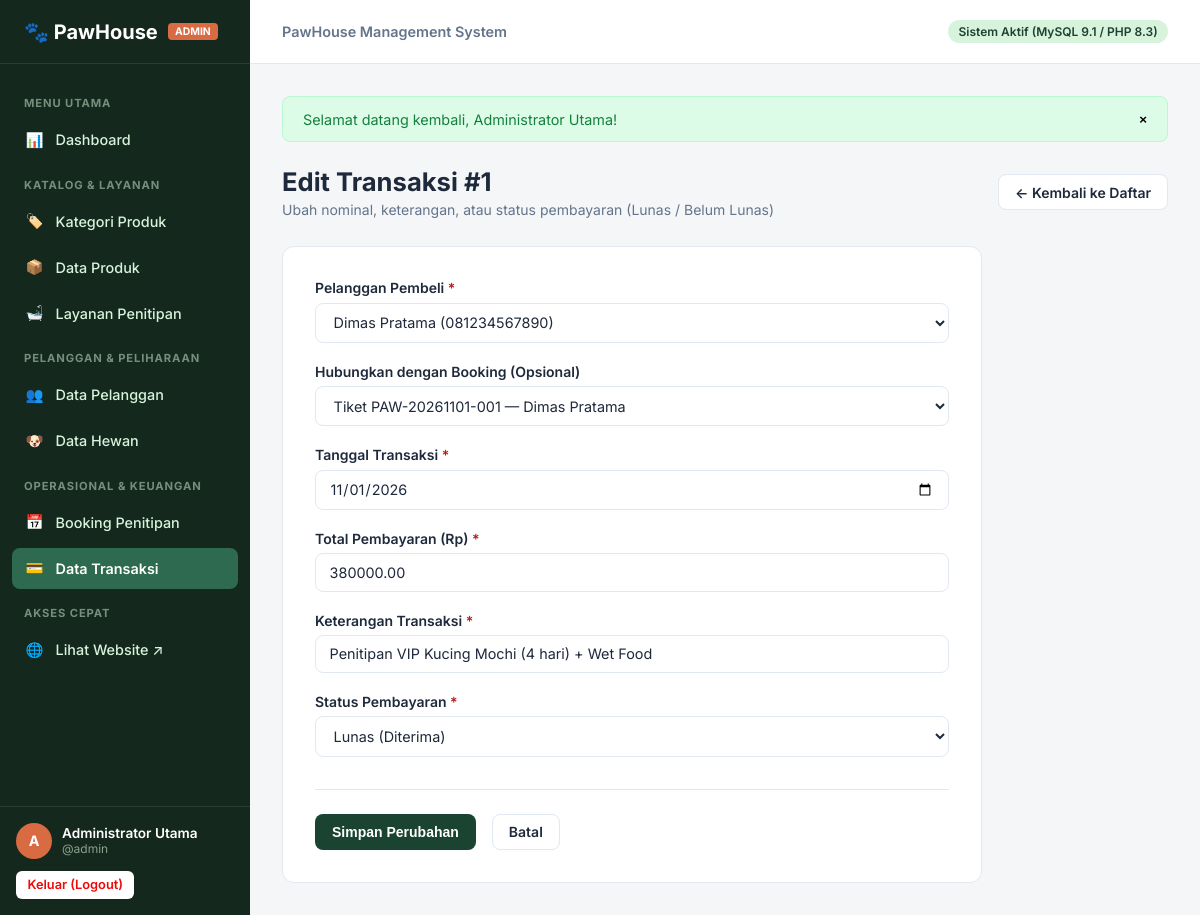
The app's page /admin/transactions/edit.php?id=1 (signed in) with its own data.
### tables this page shows
CREATE TABLE `transactions` (
  `id` INT AUTO_INCREMENT PRIMARY KEY,
  `customer_id` INT NOT NULL,
  `booking_id` INT NULL,
  `transaction_date` DATE NOT NULL,
  `description` VARCHAR(255) NOT NULL,
  `total` DECIMAL(12,2) NOT NULL,
  `payment_status` ENUM('Lunas', 'Belum Lunas') NOT NULL DEFAULT 'Belum Lunas',
  `created_at` TIMESTAMP DEFAULT CURRENT_TIMESTAMP,
  CONSTRAINT `fk_transactions_customer` FOREIGN KEY (`customer_id`) 
    REFERENCES `customers` (`id`) ON UPDATE CASCADE ON DELETE RESTRICT,
  CONSTRAINT `fk_transactions_booking` FOREIGN KEY (`booking_id`) 
    REFERENCES `bookings` (`id`) ON UPDATE CASCADE ON DELETE SET NULL
);

CREATE TABLE `customers` (
  `id` INT AUTO_INCREMENT PRIMARY KEY,
  `name` VARCHAR(100) NOT NULL,
  `phone` VARCHAR(20) NOT NULL,
  `email` VARCHAR(100) NULL,
  `address` TEXT NULL,
  `created_at` TIMESTAMP DEFAULT CURRENT_TIMESTAMP
);

### includes/functions.php (called while the page is built, shortened)
<?php
function e(?string $value): string {
    return htmlspecialchars((string)$value, ENT_QUOTES, 'UTF-8');
}

### config/database.php (called while the page is built, shortened)
<?php
function base_url(string $path = ''): string {
    return BASE_URL . ($path ? '/' . ltrim($path, '/') : '');
}

### admin/transactions/edit.php (the view, shortened to what this page needs)
<?php
require_once __DIR__ . '/../../config/database.php';
require_once __DIR__ . '/../../includes/functions.php';
$id = filter_input(INPUT_GET, 'id', FILTER_VALIDATE_INT);
$pdo = db();
$stmt = $pdo->prepare("SELECT * FROM transactions WHERE id = ?");
$stmt->execute([$id]);
$transaction = $stmt->fetch();
$customers = $pdo->query("SELECT id, name, phone FROM customers ORDER BY name ASC")->fetchAll();
$bookings = $pdo->query("
    SELECT b.id, b.booking_code, cust.name AS customer_name
    FROM bookings b
    JOIN customers cust ON b.customer_id = cust.id
    ORDER BY b.id DESC
    LIMIT 30
")->fetchAll();
require_once __DIR__ . '/../../includes/admin-header.php';
?>
<div class="page-header">
    <div>
        <h1 class="page-title">Edit Transaksi #<?= e($transaction['id']) ?></h1>
        <p class="page-subtitle">Ubah nominal, keterangan, atau status pembayaran (Lunas / Belum Lunas)</p>
    </div>
    <div>
        <a href="<?= base_url('admin/transactions/index.php') ?>" class="btn btn-outline">← Kembali ke Daftar</a>
    </div>
</div>
<div class="form-card">
    <form action="<?= base_url('admin/transactions/edit.php?id=' . $id) ?>" method="POST">
        <div class="form-group">
            <label for="customer_id" class="form-label">Pelanggan Pembeli <span class="req">*</span></label>
            <select name="customer_id" id="customer_id" class="form-control" required>
                <?php foreach ($customers as $c): ?>
                    <option value="<?= $c['id'] ?>" <?= (($transaction['customer_id'] == $c['id']) || (($_POST['customer_id'] ?? '') == $c['id'])) ? 'selected' : '' ?>>
                        <?= e($c['name']) ?> (<?= e($c['phone']) ?>)
                    </option>
                <?php endforeach; ?>
            </select>
        </div>
        <div class="form-group">
            <label for="booking_id" class="form-label">Hubungkan dengan Booking (Opsional)</label>
            <select name="booking_id" id="booking_id" class="form-control">
                <?php foreach ($bookings as $b): ?>
                    <option value="<?= $b['id'] ?>" <?= (($transaction['booking_id'] == $b['id']) || (($_POST['booking_id'] ?? '') == $b['id'])) ? 'selected' : '' ?>>
                        Tiket <?= e($b['booking_code']) ?> — <?= e($b['customer_name']) ?>
                    </option>
                <?php endforeach; ?>
            </select>
        </div>
        <div class="form-row">
            <div class="form-group">
                <label for="transaction_date" class="form-label">Tanggal Transaksi <span class="req">*</span></label>
                <input type="date" name="transaction_date" id="transaction_date" class="form-control" required value="<?= e($_POST['transaction_date'] ?? $transaction['transaction_date']) ?>">
            </div>
            <div class="form-group">
                <label for="total" class="form-label">Total Pembayaran (Rp) <span class="req">*</span></label>
                <input type="number" name="total" id="total" class="form-control" min="0" step="1000" required value="<?= e($_POST['total'] ?? $transaction['total']) ?>">
            </div>
        </div>
        <div class="form-group">
            <label for="description" class="form-label">Keterangan Transaksi <span class="req">*</span></label>
            <input type="text" name="description" id="description" class="form-control" required value="<?= e($_POST['description'] ?? $transaction['description']) ?>">
        </div>
        <div class="form-group">
            <label for="payment_status" class="form-label">Status Pembayaran <span class="req">*</span></label>
            <select name="payment_status" id="payment_status" class="form-control" required>
                <?php $currentPay = $_POST['payment_status'] ?? $transaction['payment_status']; ?>
                <option value="Lunas" <?= $currentPay === 'Lunas' ? 'selected' : '' ?>>Lunas (Diterima)</option>
            </select>
        </div>
        <div class="form-actions">
            <button type="submit" class="btn btn-primary">Simpan Perubahan</button>
            <a href="<?= base_url('admin/transactions/index.php') ?>" class="btn btn-outline">Batal</a>
        </div>
    </form>
</div>
<?php require_once __DIR__ . '/../../includes/admin-footer.php'; ?>

### assets/css/admin.css (style rules this page uses)
:root { --admin-sidebar-bg: #14281D; --admin-sidebar-hover: #1E3F2E; --admin-sidebar-active: #2D6A4F; --admin-sidebar-text: #D8F3DC; --color-primary: #1B4332; --color-primary-light: #2D6A4F; --color-accent: #D96B43; --color-accent-hover: #BF5730; --admin-bg: #F4F6F8; --admin-surface: #FFFFFF; --admin-border: #E2E8F0; --admin-text: #1E293B; --admin-text-muted: #64748B; --color-success: #15803D; --color-success-bg: #DCFCE7; --color-warning: #B45309; --color-warning-bg: #FEF3C7; --color-danger: #B91C1C; --color-danger-bg: #FEE2E2; --color-info: #0369A1; --color-info-bg: #E0F2FE; --sidebar-width: 250px; --header-height: 64px; --radius-sm: 6px; --radius-md: 8px; --radius-lg: 12px; --shadow-sm: 0 1px 2px 0 rgba(0, 0, 0, 0.05); --shadow-md: 0 4px 6px -1px rgba(0, 0, 0, 0.1), 0 2px 4px -1px rgba(0, 0, 0, 0.06); }
*, *::before, *::after { box-sizing: border-box; margin: 0; padding: 0; }
body { font-family: 'Inter', -apple-system, BlinkMacSystemFont, 'Segoe UI', Roboto, sans-serif; color: var(--admin-text); background: var(--admin-bg); min-height: 100vh; display: flex; }
.page-header { display: flex; justify-content: space-between; align-items: center; margin-bottom: 1.75rem; flex-wrap: wrap; gap: 1rem; }
.page-title { font-size: 1.6rem; font-weight: 700; color: var(--admin-text); }
.page-subtitle { font-size: 0.875rem; color: var(--admin-text-muted); margin-top: 0.25rem; }
.btn { display: inline-flex; align-items: center; justify-content: center; gap: 6px; padding: 0.55rem 1rem; font-size: 0.875rem; font-weight: 600; border-radius: var(--radius-md); border: 1px solid transparent; cursor: pointer; text-decoration: none; transition: all 0.15s ease; }
.btn-primary { background: var(--color-primary); color: #FFFFFF; }
.btn-outline { background: #FFFFFF; border-color: var(--admin-border); color: var(--admin-text); }
.form-card { background: var(--admin-surface); border: 1px solid var(--admin-border); border-radius: var(--radius-lg); padding: 2rem; max-width: 700px; }
.form-group { margin-bottom: 1.25rem; }
.form-label { display: block; font-size: 0.875rem; font-weight: 600; margin-bottom: 0.4rem; color: var(--admin-text); }
.form-label .req { color: var(--color-danger); }
.form-control { width: 100%; padding: 0.6rem 0.85rem; font-size: 0.9rem; font-family: inherit; border: 1px solid var(--admin-border); border-radius: var(--radius-md); background: #FFFFFF; color: var(--admin-text); }
.form-actions { display: flex; gap: 1rem; margin-top: 2rem; padding-top: 1.5rem; border-top: 1px solid var(--admin-border); }

### records on screen
transactions: id "1", customer_id "Dimas Pratama (081234567890)", booking_id "Tiket PAW-20261101-001 — Dimas Pratama", transaction_date "11/01/2026", total "380000.00", description "Penitipan VIP Kucing Mochi (4 hari) + Wet Food", payment_status "Lunas (Diterima)"

### other values on screen
$currentAdmin['role'] "ADMIN"
substr($currentAdmin['name'] ?? 'A', 0, 1) "A"
$currentAdmin['name'] "Administrator Utama"
$currentAdmin['username'] "admin"
$flash['message'] "Selamat datang kembali, Administrator Utama!"
